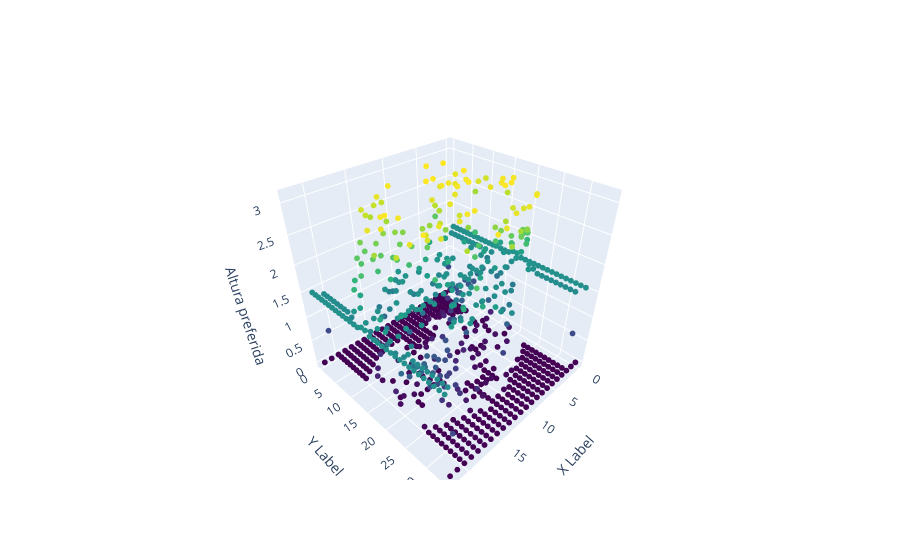

The notebook cell saved with this chart:
### Markdown cell above
from IPython.display import display, Javascript
display(Javascript('alert("La ejecución de la celda ha finalizado.")'))

### Code cell
scatterDict(mydict,imagen,False)

### Figure 1 — Plotly figure (JSON) as saved in the notebook; plotly's stock layout.template omitted (floating-point values rounded to 4 significant figures; data arrays with more than 128 entries replaced by an {"elided": "..."} marker saying what was removed)
{"data": [{"marker": {"color": {"elided": "805 float values"}, "colorscale": [[0, "#440154"], [0.1111, "#482878"], [0.2222, "#3e4989"], [0.3333, "#31688e"], [0.4444, "#26828e"], [0.5556, "#1f9e89"], [0.6667, "#35b779"], [0.7778, "#6ece58"], [0.8889, "#b5de2b"], [1, "#fde725"]], "size": 2}, "mode": "markers", "type": "scatter3d", "x": {"elided": "805 int values"}, "y": {"elided": "805 int values"}, "z": {"elided": "805 float values"}}], "layout": {"scene": {"xaxis": {"title": {"text": "X Label"}}, "yaxis": {"title": {"text": "Y Label"}}, "zaxis": {"title": {"text": "Altura preferida"}}}}}
